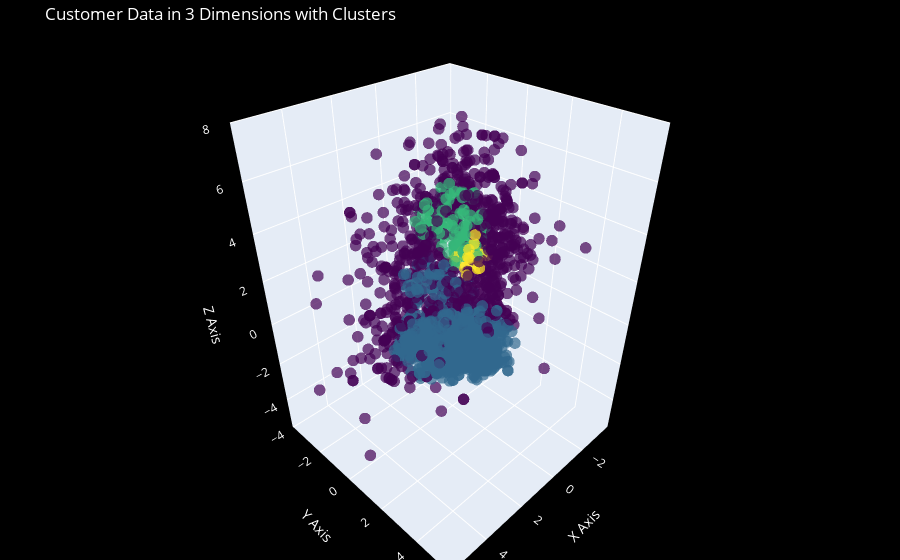

This figure's notebook cell:
### Code cell
# Define data for 3D scatter plot
scatter_data = go.Scatter3d(
    x=X_reduced.T[1],
    y=X_reduced.T[2],
    z=X_reduced.T[0],
    mode='markers',
    marker=dict(
        size=4,
        color=clusters,
        colorscale='Viridis',
        opacity=0.7
    )   

)

# Define layout for the plot
layout = go.Layout(
    title='Customer Data in 3 Dimensions with Clusters',
    scene=dict(
        xaxis=dict(title='X Axis'),
        yaxis=dict(title='Y Axis'),
        zaxis=dict(title='Z Axis')
    ),
    margin=dict(l=0, r=0, b=0, t=40),
    plot_bgcolor='black',
    paper_bgcolor='black',
    font=dict(color='white')
)

# Create the plot
fig = go.Figure(data=[scatter_data], layout=layout)


# Show the plot
fig.show()


#plot the 3d dataset
fig = plt.figure(figsize=(10,10))
ax = fig.add_subplot(111, projection="3d")
ax.scatter(X_reduced.T[1],X_reduced.T[2],X_reduced.T[0], 
           c=clusters)
ax.set_title("Customer Clusters in 3 Dimensions")
ax.legend(['Outliers'])
plt.show()

### Figure 1 — Plotly figure (JSON) as saved in the notebook; plotly's stock layout.template omitted (floating-point values rounded to 4 significant figures; data arrays with more than 128 entries replaced by an {"elided": "..."} marker saying what was removed)
{"data": [{"marker": {"color": {"elided": "2240 int values"}, "colorscale": [[0, "#440154"], [0.1111, "#482878"], [0.2222, "#3e4989"], [0.3333, "#31688e"], [0.4444, "#26828e"], [0.5556, "#1f9e89"], [0.6667, "#35b779"], [0.7778, "#6ece58"], [0.8889, "#b5de2b"], [1, "#fde725"]], "opacity": 0.7, "size": 4}, "mode": "markers", "type": "scatter3d", "x": {"elided": "2240 float values"}, "y": {"elided": "2240 float values"}, "z": {"elided": "2240 float values"}}], "layout": {"font": {"color": "white"}, "margin": {"b": 0, "l": 0, "r": 0, "t": 40}, "paper_bgcolor": "black", "plot_bgcolor": "black", "scene": {"xaxis": {"title": {"text": "X Axis"}}, "yaxis": {"title": {"text": "Y Axis"}}, "zaxis": {"title": {"text": "Z Axis"}}}, "title": {"text": "Customer Data in 3 Dimensions with Clusters"}}}
